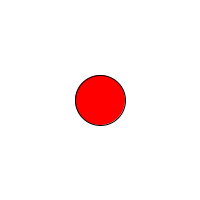
Frame 1 (no input)
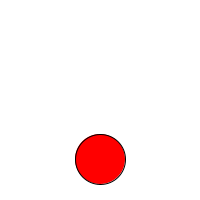
Frame 60 (the mouse pressed at the canvas centre just before this capture)
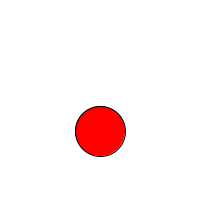
Frame 120 (the mouse held since frame 60 and released just before this capture)

The Processing sketch that drew these frames (run headless with seeded random() and noise(); from frame 60 on, the mouse is pressed at the canvas centre):

// Processing sketch: processing_105352
// ── processing_105352.pde

float y = 100;
float times = 1 ;

void setup() {
  size(200, 200);
}

void draw() {

  background(255);
  fill(255, 0, 0.30);
  ellipse(width/2, y, 50, 50);
  
  if (times/2 != int(times/2)) {
    y=y+1;
  }
    else {y=y-1;
}
  if(y == 175 || y == 25){
   times=times+1 ;
  }
}
